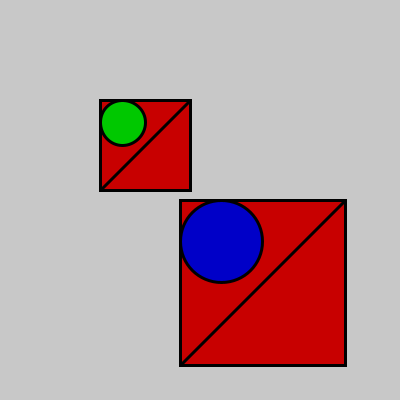
Frame 1 (no input)
Frame 2 (the mouse pressed at the canvas centre, redrawn once): identical to frame 1, image omitted

The Processing sketch that drew this single still picture (run headless with seeded random() and noise(); the mouse was pressed at the canvas centre and the sketch redrawn once):

// Processing sketch: processing_140721
// ── processing_140721.pde

// ICE#15
// copyright eunkic

color c1, c2, c3;

void setup( )
{
size( 400, 400 );
c1 = color( 200, 0, 0 ); // red
c2 = color( 0, 200, 0 ); // green
c3 = color( 0, 0, 200 ); // blue
strokeWeight( 3 );
ellipseMode( CORNER );
}

void draw( )
{
background( 200 );
design( 100, 100, 90, c1, c2 ); // smaller design
design( 180, 200, 165, c1, c3 ); // larger design
noLoop( );
}

void design( float x, float y, float s, color r, color c)
{
  fill (c1);
  rect (x, y, s, s);
  line (x, y+s, x+s, y);
  fill (c);
  ellipse (x, y, s/2, s/2);
}
